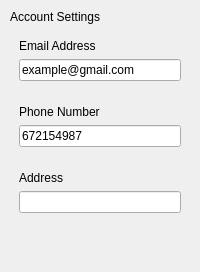
         <widget class="QWidget" name="settings_card">
          <property name="sizePolicy">
           <sizepolicy hsizetype="Fixed" vsizetype="Fixed">
            <horstretch>0</horstretch>
            <verstretch>0</verstretch>
           </sizepolicy>
          </property>
          <layout class="QVBoxLayout" name="verticalLayout_6">
           <property name="spacing">
            <number>1</number>
           </property>
           <property name="leftMargin">
            <number>1</number>
           </property>
           <property name="topMargin">
            <number>1</number>
           </property>
           <property name="rightMargin">
            <number>1</number>
           </property>
           <property name="bottomMargin">
            <number>1</number>
           </property>
           <item>
            <widget class="QWidget" name="settings_panel" native="true">
             <layout class="QVBoxLayout" name="verticalLayout_13">
              <item>
               <widget class="QLabel" name="settings_main_title">
                <property name="styleSheet">
                 <string notr="true">font: 87 27pt &quot;Arial Black&quot;;</string>
                </property>
                <property name="text">
                 <string>Account Settings</string>
                </property>
               </widget>
              </item>
              <item>
               <widget class="QWidget" name="settings_email_container" native="true">
                <layout class="QVBoxLayout" name="verticalLayout_10">
                 <item>
                  <widget class="QLabel" name="settings_email_label">
                   <property name="styleSheet">
                    <string notr="true">font: 87 15pt &quot;Arial Black&quot;;</string>
                   </property>
                   <property name="text">
                    <string>Email Address</string>
                   </property>
                  </widget>
                 </item>
                 <item>
                  <widget class="QLineEdit" name="settings_email_textbox">
                   <property name="text">
                    <string>example@gmail.com</string>
                   </property>
                   <property name="readOnly">
                    <bool>true</bool>
                   </property>
                  </widget>
                 </item>
                </layout>
               </widget>
              </item>
              <item>
               <widget class="QWidget" name="settings_phone_container" native="true">
                <layout class="QVBoxLayout" name="verticalLayout_11">
                 <item>
                  <widget class="QLabel" name="settings_label_phone">
                   <property name="styleSheet">
                    <string notr="true">font: 87 15pt &quot;Arial Black&quot;;</string>
                   </property>
                   <property name="text">
                    <string>Phone Number</string>
                   </property>
                  </widget>
                 </item>
                 <item>
                  <widget class="QLineEdit" name="settings_textfield_phone">
                   <property name="text">
                    <string>672154987</string>
                   </property>
                   <property name="readOnly">
                    <bool>true</bool>
                   </property>
                  </widget>
                 </item>
                </layout>
               </widget>
              </item>
              <item>
               <widget class="QWidget" name="settings_addr_container" native="true">
                <layout class="QVBoxLayout" name="verticalLayout_12">
                 <item>
                  <widget class="QLabel" name="settings_addr_label">
                   <property name="styleSheet">
                    <string notr="true">font: 87 15pt &quot;Arial Black&quot;;</string>
                   </property>
                   <property name="text">
                    <string>Address</string>
                   </property>
                  </widget>
                 </item>
                 <item>
                  <widget class="QLineEdit" name="settings_addr_textfield">
                   <property name="text">
                    <string/>
                   </property>
                   <property name="readOnly">
                    <bool>true</bool>
                   </property>
                  </widget>
                 </item>
                </layout>
               </widget>
              </item>
              <item>
               <spacer name="settings_spacer">
                <property name="orientation">
                 <enum>Qt::Vertical</enum>
                </property>
                <property name="sizeHint" stdset="0">
                 <size>
                  <width>20</width>
                  <height>40</height>
                 </size>
                </property>
               </spacer>
              </item>
             </layout>
            </widget>
           </item>
          </layout>
         </widget>
